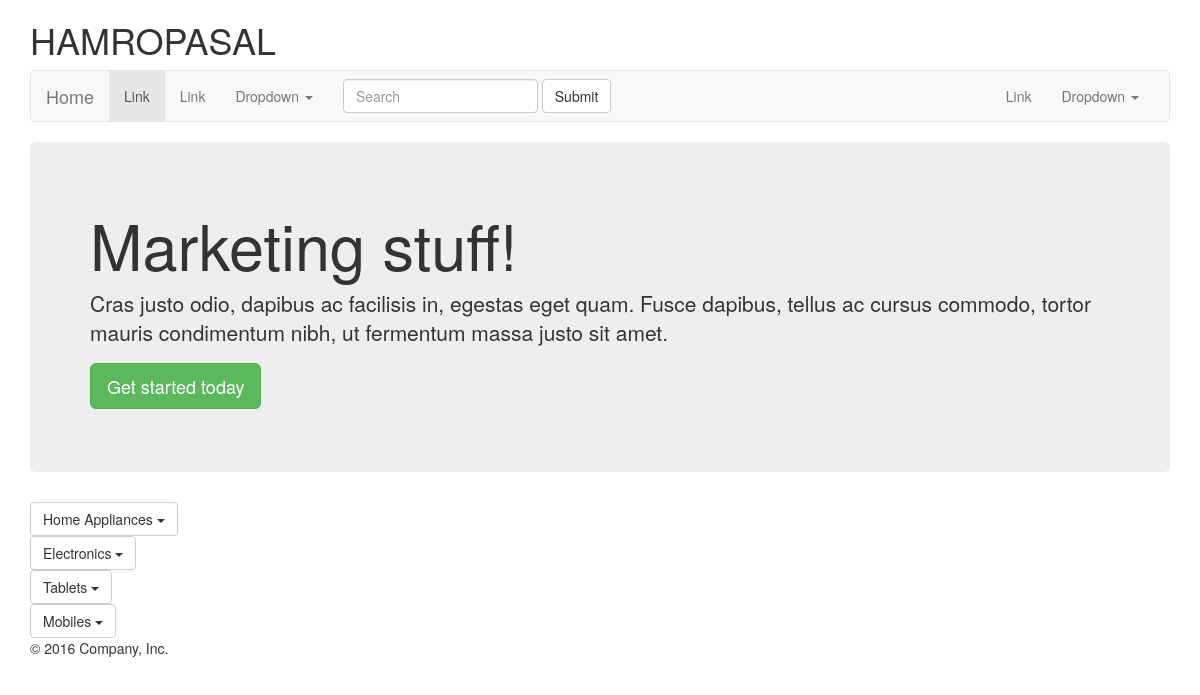
The app's page /, older data.
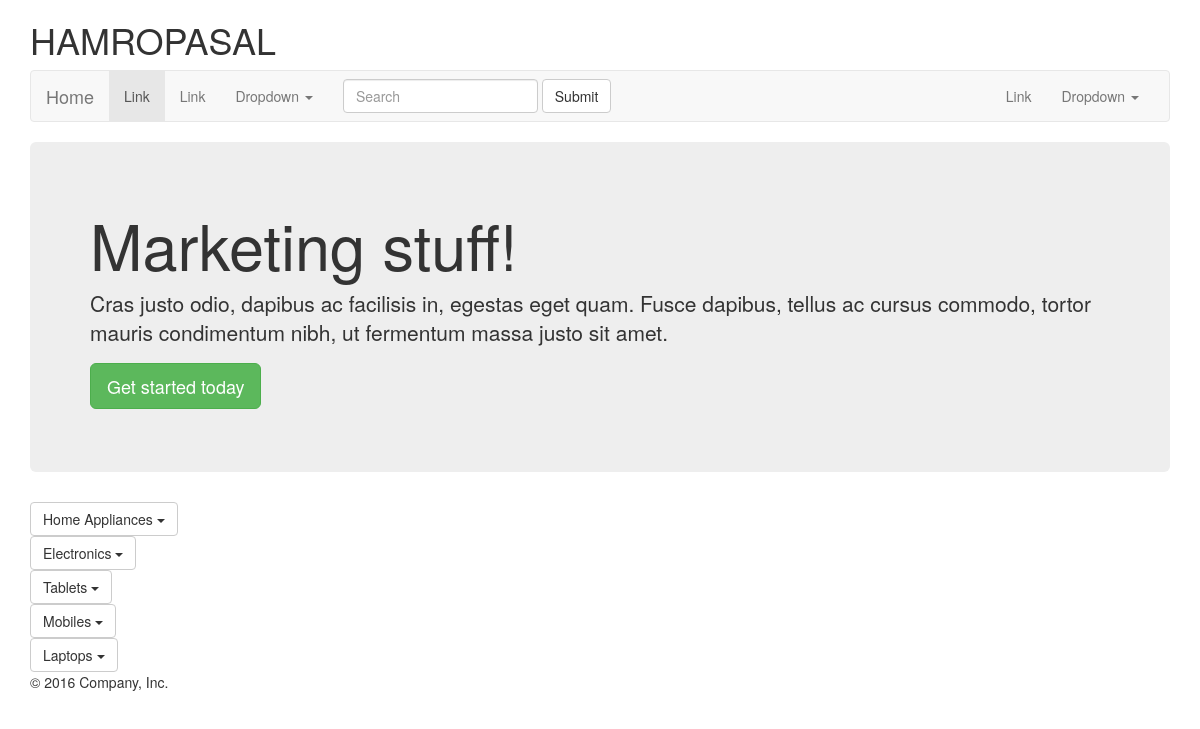
The same page, newer data.
### category/models.py (models this page shows, shortened)
class Category(models.Model):
    name = models.CharField(max_length=32)
    description = models.TextField(blank=True, null=True)
    created_on = models.DateTimeField(auto_now_add=True)
    updated_on= models.DateTimeField(auto_now=True)
    category=models.ForeignKey('self', blank=True, null=True, verbose_name='Parent', related_name='children')

### category/views.py (the view)
# urls.py: url(r'^$', home_page, name='homepage'),
def home_page(request):
    categories = Category.objects.all()
    print(categories.query)
    return render(request, 'homepage.html', {'categories':categories})

### category/templates/homepage.html (shortened to what this page needs)
{% extends 'base.html' %}
{% block main %}
    <div class="container">
      <h1>HAMROPASAL</h1>
    {% include 'navbar.html' %}
      <div class="jumbotron">
        <h1>Marketing stuff!</h1>
        <p class="lead">Cras justo odio, dapibus ac facilisis in, egestas eget quam. Fusce dapibus, tellus ac cursus commodo, tortor mauris condimentum nibh, ut fermentum massa justo sit amet.</p>
        <p><a class="btn btn-lg btn-success" href="#" role="button">Get started today</a></p>
      </div>
      {% for category in categories %}
      <div class="dropdown">
        <button class="btn btn-default dropdown-toggle" type="button" id="dropdownMenu1" data-toggle="dropdown" aria-haspopup="true" aria-expanded="true"> {{ category.name }} <span class="caret"></span> </button>
      </div>
      {% endfor %}
    {% include 'footer.html' %}
    </div>
{% endblock %}

Row changes from the older to the newer data that the page shows:
added Category: name "Laptops"
